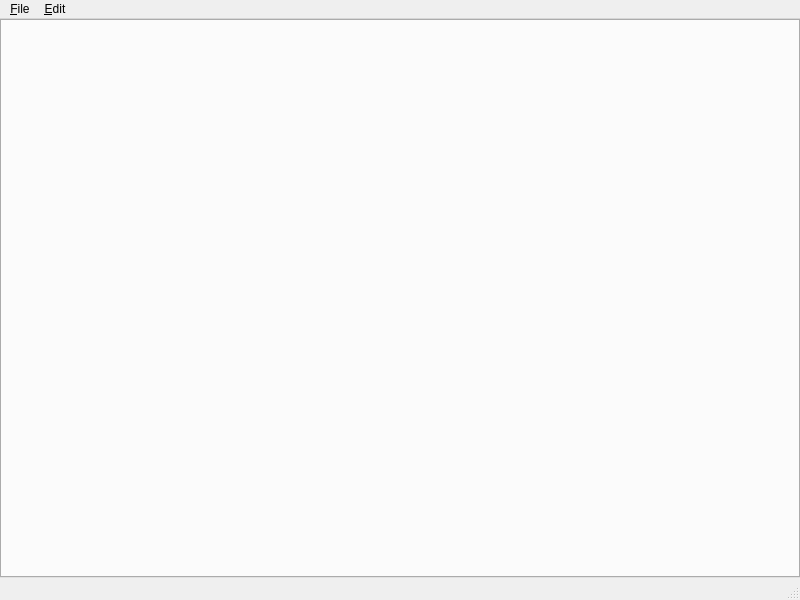
<?xml version="1.0" encoding="UTF-8"?>
<ui version="4.0">
 <class>MainWindow</class>
 <widget class="QMainWindow" name="MainWindow">
  <property name="geometry">
   <rect>
    <x>0</x>
    <y>0</y>
    <width>800</width>
    <height>600</height>
   </rect>
  </property>
  <property name="windowTitle">
   <string>MainWindow</string>
  </property>
  <widget class="QWidget" name="centralwidget">
   <layout class="QGridLayout" name="gridLayout">
    <property name="leftMargin">
     <number>0</number>
    </property>
    <property name="topMargin">
     <number>0</number>
    </property>
    <property name="rightMargin">
     <number>0</number>
    </property>
    <property name="bottomMargin">
     <number>0</number>
    </property>
    <item row="0" column="0">
     <widget class="QTabWidget" name="tabWidget">
      <property name="currentIndex">
       <number>-1</number>
      </property>
     </widget>
    </item>
   </layout>
  </widget>
  <widget class="QMenuBar" name="menubar">
   <property name="geometry">
    <rect>
     <x>0</x>
     <y>0</y>
     <width>800</width>
     <height>26</height>
    </rect>
   </property>
   <widget class="QMenu" name="menuFile">
    <property name="title">
     <string>&amp;File</string>
    </property>
    <addaction name="actionSave"/>
    <addaction name="actionQuit"/>
   </widget>
   <widget class="QMenu" name="menu_Edit">
    <property name="title">
     <string>&amp;Edit</string>
    </property>
    <addaction name="actionInhibit"/>
    <addaction name="actionCapture"/>
    <addaction name="actionPause"/>
   </widget>
   <addaction name="menuFile"/>
   <addaction name="menu_Edit"/>
  </widget>
  <widget class="QStatusBar" name="statusbar"/>
  <action name="actionSave">
   <property name="text">
    <string>&amp;Save</string>
   </property>
  </action>
  <action name="actionInhibit">
   <property name="checkable">
    <bool>true</bool>
   </property>
   <property name="text">
    <string>&amp;Inhibit</string>
   </property>
  </action>
  <action name="actionCapture">
   <property name="text">
    <string>Force &amp;Capture</string>
   </property>
  </action>
  <action name="actionPause">
   <property name="checkable">
    <bool>true</bool>
   </property>
   <property name="text">
    <string>&amp;Pause</string>
   </property>
  </action>
  <action name="actionQuit">
   <property name="text">
    <string>&amp;Quit</string>
   </property>
  </action>
 </widget>
 <resources/>
 <connections/>
</ui>
